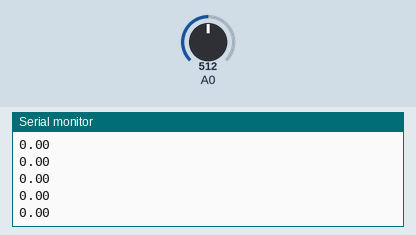
This sketch was run on a simulated Arduino Uno, built with avr-gcc and run on an emulated ATmega328P. Shown: the last lines printed to the serial monitor. The inputs (shaded band) are chosen by the test bench; at power-on: A0 = 512.

Above: at 1.2 s.
1.3 s: A0 set to 716
At 2.0 s:
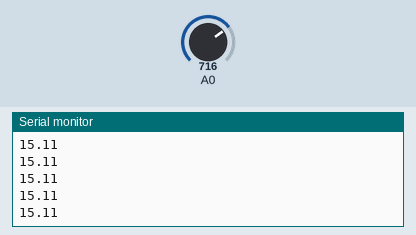
2.8 s: A0 set to 900
At 3.9 s:
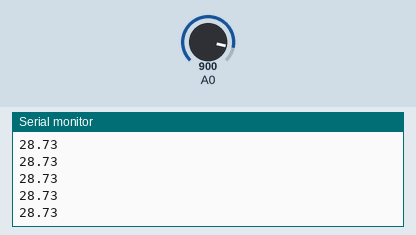
Timing chart, 0 to 5.8 s (numbered marks = the images above; inputs shaded):
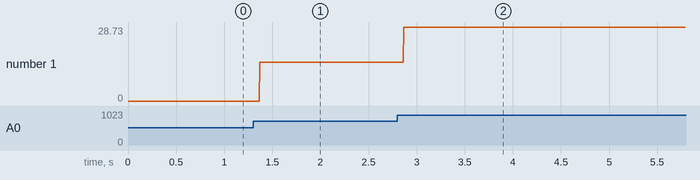

Measured:
- after the input at 1.3 s, the serial monitor: prints a new line after 0.07 s (image 1)
- after the input at 2.8 s, the serial monitor: prints a new line after 0.07 s (image 2)
- plotted number 1: 0 → 15.11 after the input at 1.3 s, 15.11 → 2 after the input at 2.8 s

The sketch:

currentsensor.ino
```cpp
// the setup function runs once when you press reset or power the board
void setup() {
  // initialize digital pin LED_BUILTIN as an output.
  Serial.begin(9600);
}

// the loop function runs over and over again forever
void loop() {
  Serial.print(currentSensor(analogRead(A0)));
  Serial.print("\n");
}

long readInternalVcc() {
  long result;
  ADMUX = _BV(REFS0) | _BV(MUX3) | _BV(MUX2) | _BV(MUX1);
  delay(2);                                                    // Wait for Vref to settle
  ADCSRA |= _BV(ADSC);                                         // Convert
  while (bit_is_set(ADCSRA,ADSC));
  result = ADCL;
  result |= ADCH<<8;
  result = 1126400L / result;                                  // Back-calculate AVcc in mV
  return result;
}

double currentSensor(int RawADC) {

  int    Sensitivity    = 66; // mV/A
  long   InternalVcc    = readInternalVcc();
  double ZeroCurrentVcc = InternalVcc / 2;
  double SensedVoltage  = (RawADC * InternalVcc) / 1024;
  double Difference     = SensedVoltage - ZeroCurrentVcc;
  double SensedCurrent  = Difference / Sensitivity;
  return SensedCurrent;                                        // Return the Current
}
```
